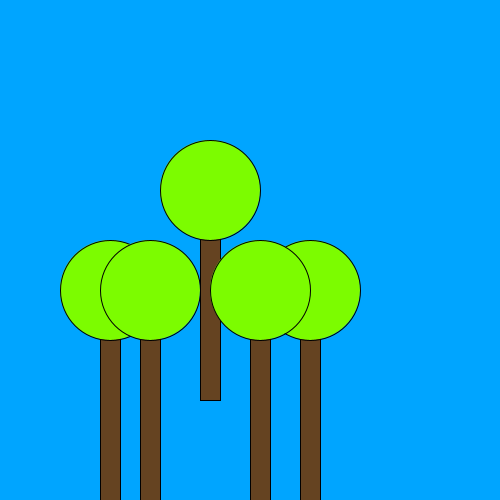
Frame 1 (no input)
Frame 60 (the mouse pressed at the canvas centre just before this capture): identical to frame 1, image omitted
Frame 120 (the mouse held since frame 60 and released just before this capture): identical to frame 1, image omitted

The Processing sketch that drew this single still picture (run headless with seeded random() and noise(); from frame 60 on, the mouse is pressed at the canvas centre):

// Processing sketch: op9_10
// ── op9_10.pde


void setup(){
  size (500,500);
}

void draw() {
  background (0,165,255);
  
  boom(200,200);
  bos();
}

void boom(int x, int y ) {
  fill(101,67,33);
  rect(x,y,20,200);
  fill(124,252,0);
  ellipse(x+10,y-10,100,100);
}

void bos() {
 boom(300,300); 
 boom(250,300); 
 boom(100,300);
 boom(140,300);
}
